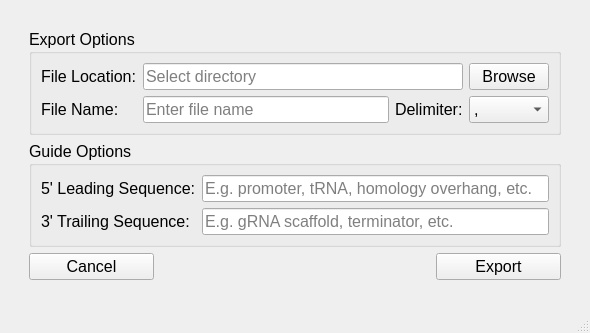
<?xml version="1.0" encoding="UTF-8"?>
<ui version="4.0">
 <class>MainWindow</class>
 <widget class="QMainWindow" name="MainWindow">
  <property name="geometry">
   <rect>
    <x>0</x>
    <y>0</y>
    <width>590</width>
    <height>333</height>
   </rect>
  </property>
  <property name="font">
   <font>
    <pointsize>12</pointsize>
   </font>
  </property>
  <property name="windowTitle">
   <string>MainWindow</string>
  </property>
  <widget class="QWidget" name="centralwidget">
   <layout class="QGridLayout" name="gridLayout_2">
    <item row="2" column="1" colspan="2">
     <widget class="QGroupBox" name="gRNA_Options">
      <property name="title">
       <string>Guide Options</string>
      </property>
      <layout class="QGridLayout" name="gridLayout_6">
       <item row="1" column="0">
        <widget class="QLabel" name="label_3">
         <property name="text">
          <string>5' Leading Sequence:</string>
         </property>
        </widget>
       </item>
       <item row="1" column="1">
        <widget class="QLineEdit" name="leading_seq">
         <property name="placeholderText">
          <string>E.g. promoter, tRNA, homology overhang, etc.</string>
         </property>
        </widget>
       </item>
       <item row="2" column="1">
        <widget class="QLineEdit" name="trailing_seq">
         <property name="placeholderText">
          <string>E.g. gRNA scaffold, terminator, etc.</string>
         </property>
        </widget>
       </item>
       <item row="2" column="0">
        <widget class="QLabel" name="label_4">
         <property name="text">
          <string>3' Trailing Sequence:</string>
         </property>
        </widget>
       </item>
      </layout>
     </widget>
    </item>
    <item row="1" column="1" colspan="2">
     <widget class="QGroupBox" name="export_Options">
      <property name="title">
       <string>Export Options</string>
      </property>
      <layout class="QGridLayout" name="gridLayout_3">
       <item row="0" column="0">
        <widget class="QLabel" name="label">
         <property name="text">
          <string>File Location:</string>
         </property>
        </widget>
       </item>
       <item row="1" column="0">
        <widget class="QLabel" name="label_2">
         <property name="sizePolicy">
          <sizepolicy hsizetype="Preferred" vsizetype="Preferred">
           <horstretch>0</horstretch>
           <verstretch>0</verstretch>
          </sizepolicy>
         </property>
         <property name="text">
          <string>File Name:</string>
         </property>
        </widget>
       </item>
       <item row="1" column="2">
        <widget class="QLabel" name="label_5">
         <property name="text">
          <string>Delimiter:</string>
         </property>
        </widget>
       </item>
       <item row="1" column="1">
        <widget class="QLineEdit" name="filename_line_edit">
         <property name="toolTip">
          <string>&lt;html&gt;&lt;head/&gt;&lt;body&gt;&lt;p&gt;Please write the file name you want.&lt;/p&gt;&lt;p&gt;Note: do not add the '.csv'&lt;/p&gt;&lt;/body&gt;&lt;/html&gt;</string>
         </property>
         <property name="placeholderText">
          <string>Enter file name</string>
         </property>
        </widget>
       </item>
       <item row="1" column="3">
        <widget class="QComboBox" name="delimBox">
         <item>
          <property name="text">
           <string>,</string>
          </property>
         </item>
         <item>
          <property name="text">
           <string>\t</string>
          </property>
         </item>
         <item>
          <property name="text">
           <string>;</string>
          </property>
         </item>
         <item>
          <property name="text">
           <string>:</string>
          </property>
         </item>
        </widget>
       </item>
       <item row="0" column="3">
        <widget class="QPushButton" name="browse_button">
         <property name="sizePolicy">
          <sizepolicy hsizetype="Minimum" vsizetype="Fixed">
           <horstretch>0</horstretch>
           <verstretch>0</verstretch>
          </sizepolicy>
         </property>
         <property name="toolTip">
          <string>&lt;html&gt;&lt;head/&gt;&lt;body&gt;&lt;p&gt;Browse for a folder to store the CSV file.&lt;/p&gt;&lt;/body&gt;&lt;/html&gt;</string>
         </property>
         <property name="text">
          <string>Browse</string>
         </property>
        </widget>
       </item>
       <item row="0" column="1" colspan="2">
        <widget class="QLineEdit" name="fileLocation_line_edit">
         <property name="readOnly">
          <bool>true</bool>
         </property>
         <property name="placeholderText">
          <string>Select directory</string>
         </property>
        </widget>
       </item>
      </layout>
     </widget>
    </item>
    <item row="3" column="2" alignment="Qt::AlignRight">
     <widget class="QPushButton" name="export_button">
      <property name="sizePolicy">
       <sizepolicy hsizetype="Minimum" vsizetype="Fixed">
        <horstretch>0</horstretch>
        <verstretch>0</verstretch>
       </sizepolicy>
      </property>
      <property name="minimumSize">
       <size>
        <width>125</width>
        <height>0</height>
       </size>
      </property>
      <property name="text">
       <string>Export</string>
      </property>
     </widget>
    </item>
    <item row="3" column="1" alignment="Qt::AlignLeft">
     <widget class="QPushButton" name="cancel_button">
      <property name="sizePolicy">
       <sizepolicy hsizetype="Minimum" vsizetype="Fixed">
        <horstretch>0</horstretch>
        <verstretch>0</verstretch>
       </sizepolicy>
      </property>
      <property name="minimumSize">
       <size>
        <width>125</width>
        <height>0</height>
       </size>
      </property>
      <property name="text">
       <string>Cancel</string>
      </property>
     </widget>
    </item>
    <item row="1" column="3" rowspan="2">
     <spacer name="horizontalSpacer_3">
      <property name="orientation">
       <enum>Qt::Horizontal</enum>
      </property>
      <property name="sizeType">
       <enum>QSizePolicy::Fixed</enum>
      </property>
      <property name="sizeHint" stdset="0">
       <size>
        <width>20</width>
        <height>20</height>
       </size>
      </property>
     </spacer>
    </item>
    <item row="1" column="0" rowspan="2">
     <spacer name="horizontalSpacer_2">
      <property name="orientation">
       <enum>Qt::Horizontal</enum>
      </property>
      <property name="sizeType">
       <enum>QSizePolicy::Fixed</enum>
      </property>
      <property name="sizeHint" stdset="0">
       <size>
        <width>20</width>
        <height>20</height>
       </size>
      </property>
     </spacer>
    </item>
    <item row="0" column="1" colspan="2">
     <spacer name="verticalSpacer_2">
      <property name="orientation">
       <enum>Qt::Vertical</enum>
      </property>
      <property name="sizeType">
       <enum>QSizePolicy::Fixed</enum>
      </property>
      <property name="sizeHint" stdset="0">
       <size>
        <width>20</width>
        <height>20</height>
       </size>
      </property>
     </spacer>
    </item>
    <item row="5" column="1" colspan="2">
     <spacer name="verticalSpacer">
      <property name="orientation">
       <enum>Qt::Vertical</enum>
      </property>
      <property name="sizeType">
       <enum>QSizePolicy::Fixed</enum>
      </property>
      <property name="sizeHint" stdset="0">
       <size>
        <width>20</width>
        <height>20</height>
       </size>
      </property>
     </spacer>
    </item>
   </layout>
  </widget>
  <widget class="QStatusBar" name="statusbar"/>
 </widget>
 <resources/>
 <connections/>
</ui>
